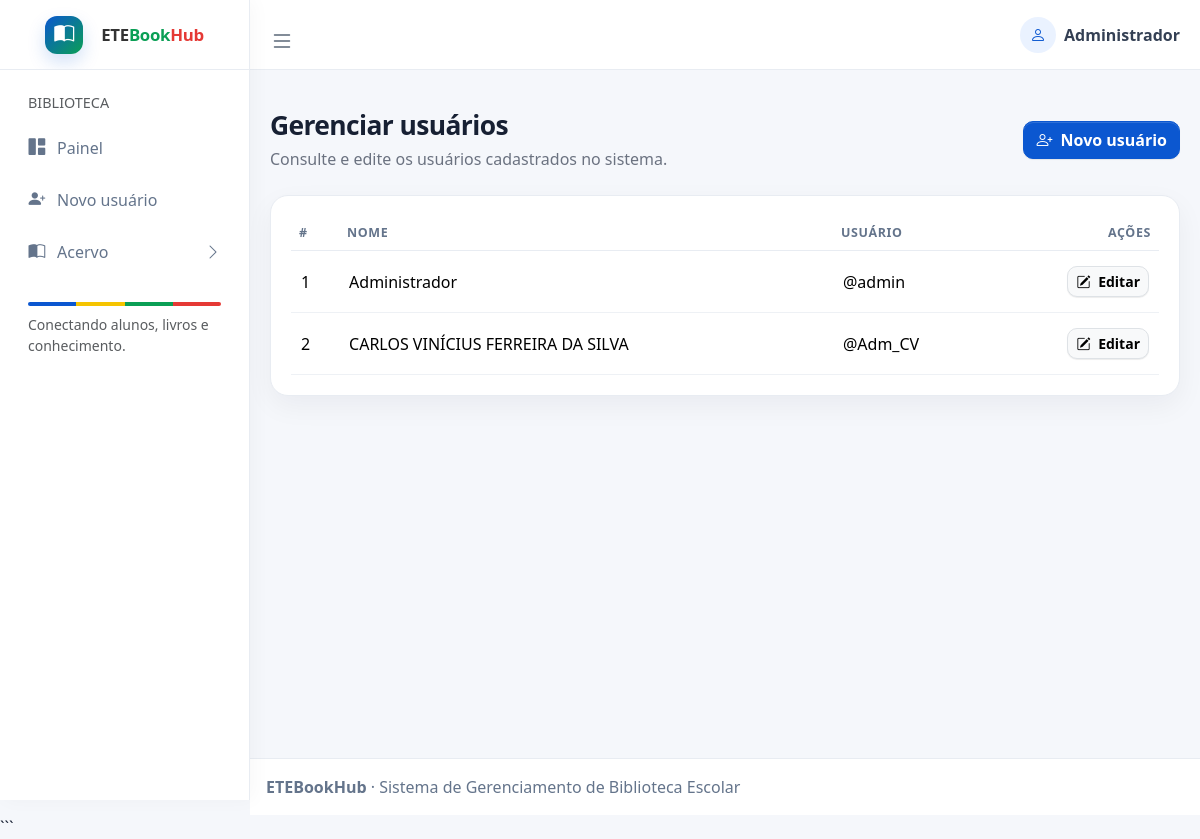
/listar_usuarios (signed in), run on the app's committed database.
### tables this page shows
CREATE TABLE usuario (
   id integer primary key autoincrement,
   nome varchar(80) not null,
   login varchar(50) not null unique,
   senha_hash varchar(200) not null,
   ativo boolean default 1
);

### app.py (the view)
@app.route("/listar_usuarios")
@login_required
def listarUsuarios():
    usuarios = listar_usuarios()
    return render_template(
        "admin/listar_usuarios.html",
        usuarios=usuarios
    )

### app.py (called while the page is built)
def login_required(view):
    @wraps(view)
    def wrapped_view(*args, **kwargs):
        if session.get("usuario_id") is None:
            flash("Entre com sua conta para acessar o acervo.", "warning")
            return redirect(url_for("login"))
        return view(*args, **kwargs)
    return wrapped_view

### database.py (called while the page is built)
def conexao():
    conn = sqlite3.connect("biblioteca.db")
    conn.row_factory = sqlite3.Row
    return conn

def listar_usuarios():
    conn = conexao()
    usuarios = conn.execute(
        """
        SELECT id, nome, login
        FROM usuario
        WHERE ativo = 1
        ORDER BY nome ASC
        """
    ).fetchall()
    conn.close()
    return usuarios

### templates/admin/listar_usuarios.html (shortened to what this page needs)
{% extends 'admin/base.html' %}
{% block content %}
<div class="page-heading d-flex justify-content-between align-items-center mb-4">
    <div>
        <h1>Gerenciar usuários</h1>
        <p>Consulte e edite os usuários cadastrados no sistema.</p>
    </div>
    <a href="{{ url_for('cadastrarUsuarioAdmin') }}" class="btn btn-primary">
        <i class="bi bi-person-plus me-1"></i>
        Novo usuário
    </a>
</div>
<div class="card">
    <div class="card-body table-responsive">
        <table class="table table-hover align-middle">
            <thead>
                <tr>
                    <th>#</th>
                    <th>Nome</th>
                    <th>Usuário</th>
                    <th class="text-end">Ações</th>
                </tr>
            </thead>
            <tbody>
                {% for usuario in usuarios %}
                <tr>
                    <td>{{ usuario['id'] }}</td>
                    <td>{{ usuario['nome'] }}</td>
                    <td>@{{ usuario['login'] }}</td>
                    <td class="text-end">
                        <a href="{{ url_for('editarUsuario', id_usuario=usuario['id']) }}"
                           class="btn btn-sm btn-light border">
                            <i class="bi bi-pencil-square me-1"></i>
                            Editar
                        </a>
                    </td>
                </tr>
                {% else %}
                <tr>
                    <td colspan="4" class="text-center text-muted py-4">
                        Nenhum usuário cadastrado.
                    </td>
                </tr>
                {% endfor %}
            </tbody>
        </table>
    </div>
</div>
{% endblock %}

### templates/admin/base.html (shortened to what this page needs)
<!doctype html>
<html lang="pt-br">
<head>
    <link rel="stylesheet"
          href="https://cdn.jsdelivr.net/npm/@fontsource/source-sans-3@5.0.12/index.css"
 />
    <link rel="stylesheet"
          href="https://cdn.jsdelivr.net/npm/bootstrap-icons@1.13.1/font/bootstrap-icons.min.css"
 />
    <link rel="stylesheet"
          href="{{ url_for('static', filename='css/dist/css/adminlte.css') }}" />
    <link rel="stylesheet"
          href="https://cdn.jsdelivr.net/npm/bootstrap@5.3.8/dist/css/bootstrap.min.css"
>
    <link rel="stylesheet"
          href="{{ url_for('static', filename='css/etebookhub.css') }}" />
</head>
<body class="layout-fixed sidebar-expand-lg">
<div class="app-wrapper">
    <nav class="app-header navbar navbar-expand">
        <div class="container-fluid">
            <ul class="navbar-nav">
                <li class="nav-item">
                    <a class="nav-link"
                       data-lte-toggle="sidebar"
                       href="#">
                        <i class="bi bi-list fs-4"></i>
                    </a>
                </li>
            </ul>
            <ul class="navbar-nav ms-auto">
                <li class="nav-item dropdown user-menu">
                    <a href="#"
                       class="nav-link dropdown-toggle d-flex align-items-center gap-2"
                       data-bs-toggle="dropdown">
                        <span class="user-avatar">
                            <i class="bi bi-person"></i>
                        </span>
                        <span class="user-pill d-none d-md-inline">
                            {{ session.get('usuario_nome', 'Visitante') }}
                        </span>
                    </a>
                </li>
            </ul>
        </div>
    </nav>
    <aside class="app-sidebar shadow-none" data-bs-theme="light">
        <div class="sidebar-brand">
            <a href="{{ url_for('index') }}" class="brand-link">
                <span class="brand-mark">
                    <i class="bi bi-book-half"></i>
                </span>
                <span class="brand-text">
                    ETE<span class="book">Book</span><span class="hub">Hub</span>
                </span>
            </a>
        </div>
        <div class="sidebar-wrapper">
            <nav>
                <ul class="nav sidebar-menu flex-column"
                    data-lte-toggle="treeview"
                    role="navigation"
                    data-accordion="false">
                    <li class="nav-header text-uppercase small text-muted px-3 pt-2 pb-2">
                        Biblioteca
                    </li>
                    <li class="nav-item">
                        <a href="{{ url_for('index') }}"
                           class="nav-link {% if request.endpoint == 'index' %}active{% endif %}">
                            <i class="nav-icon bi bi-grid-1x2-fill"></i>
                            <p>Painel</p>
                        </a>
                    </li>
                    <li class="nav-item">
                        <a href="{{ url_for('cadastrarUsuarioAdmin') }}"
                           class="nav-link {% if request.endpoint == 'cadastrarUsuarioAdmin' %}active{% endif %}">
                            <i class="nav-icon bi bi-person-plus-fill"></i>
                            <p>Novo usuário</p>
                        </a>
                    </li>
                    <li class="nav-item">
                        <a href="#" class="nav-link">
                            <i class="nav-icon bi bi-book-half"></i>
                            <p>
                                Acervo
                            </p>
                        </a>
                    </li>
                </ul>
            </nav>
            <div class="px-3 mt-4">
                <div class="logo-strip">
                    <span class="b"></span>
                    <span class="y"></span>
                    <span class="g"></span>
                    <span class="r"></span>
                </div>
                <small class="text-muted d-block mt-2">
                    Conectando alunos, livros e conhecimento.
                </small>
            </div>
        </div>
    </aside>
    <main class="app-main">
        <div class="app-content-header">
        </div>
        <div class="app-content">
            <div class="container-fluid">
                {% block content %}
                {% endblock %}
            </div>
        </div>
    </main>
    <footer class="app-footer">
        <strong>ETEBookHub</strong>
        · Sistema de Gerenciamento de Biblioteca Escolar
    </footer>
</div>
</body>
</html>

### static/css/etebookhub.css (style rules this page uses)
:root { --ete-blue: #0b57d0; --ete-blue-dark: #083b8f; --ete-green: #0a9f55; --ete-yellow: #f5c400; --ete-red: #e53935; --ete-bg: #f5f7fb; --ete-text: #172033; --ete-muted: #6b7280; --ete-border: #e8ecf2; --ete-radius: 18px; }
body { background: var(--ete-bg) !important; color: var(--ete-text); }
.app-header { height: 70px !important; border-bottom: 1px solid var(--ete-border); background: rgba(255,255,255,.96) !important; }
.app-header .nav-link { color: #526071; }
.app-sidebar { background: #fff !important; border-right: 1px solid var(--ete-border); box-shadow: 4px 0 18px rgba(15,23,42,.03) !important; }
.sidebar-brand { height: 70px; border-bottom: 1px solid var(--ete-border); background: #fff; }
.brand-link { display:flex; align-items:center; gap:10px; height:70px; padding:0 20px; text-decoration:none; }
.brand-mark { width:38px; height:38px; border-radius:12px; display:grid; place-items:center; color:#fff; background: linear-gradient(135deg,var(--ete-blue),var(--ete-green)); box-shadow: 0 8px 18px rgba(11,87,208,.18); }
.brand-text { font-size:1.05rem; font-weight:800 !important; letter-spacing:-.3px; color:var(--ete-blue); }
.brand-text .book { color:var(--ete-green); }
.brand-text .hub { color:var(--ete-red); }
.sidebar-wrapper { padding: 14px 12px; }
.sidebar-menu .nav-link { border-radius: 12px; color:#64748b !important; margin: 3px 0; padding: 11px 13px; }
.sidebar-menu .nav-icon { width:1.5rem; font-size:1.05rem; }
.app-main { min-height: calc(100vh - 112px); }
.app-content { padding-top: 8px; }
.page-heading { margin-bottom: 22px; }
.page-heading h1 { font-size:1.65rem; font-weight:800; letter-spacing:-.6px; margin:0; }
.page-heading p { margin:5px 0 0; color:var(--ete-muted); }
.card, .small-box { border:1px solid var(--ete-border) !important; border-radius:var(--ete-radius) !important; box-shadow:0 10px 28px rgba(15,23,42,.05) !important; overflow:hidden; }
.card { background:#fff; }
.card-body { padding:20px; }
.btn { border-radius:10px !important; font-weight:600; }
.btn-primary { background:var(--ete-blue) !important; border-color:var(--ete-blue) !important; }
.table thead th { color:#64748b; font-size:.78rem; text-transform:uppercase; letter-spacing:.05em; border-bottom:1px solid var(--ete-border); }
.table tbody td, .table tbody th { padding:15px 10px; border-color:#eef1f5; }
.logo-strip { display:flex; height:4px; border-radius:999px; overflow:hidden; margin-top:18px; }
.logo-strip span { flex:1; }
.logo-strip .b { background:var(--ete-blue); }
.logo-strip .y { background:var(--ete-yellow); }
.logo-strip .g { background:var(--ete-green); }
.logo-strip .r { background:var(--ete-red); }
.app-footer { background:#fff; border-top:1px solid var(--ete-border); color:#64748b; }
.user-pill { color:#344054; font-weight:600; }
.user-avatar { width:36px; height:36px; display:inline-grid; place-items:center; border-radius:50%; background:#eaf2ff; color:var(--ete-blue); }

### data on the page
usuario: get "Administrador", id "1", nome "Administrador", login "admin"
usuario: id "2", nome "CARLOS VINÍCIUS FERREIRA DA SILVA", login "Adm_CV"
